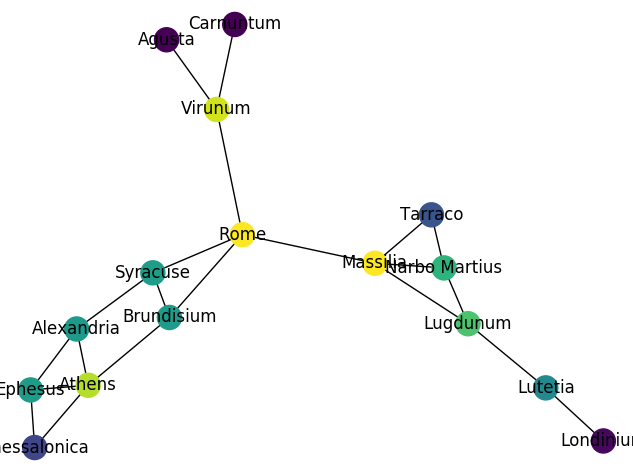

The Python source for this figure:
"""
PageRank algorithm

https://en.wikipedia.org/wiki/PageRank
"""

import numpy as np
import pandas as pd
import networkx as nx
import matplotlib.pyplot as plt


pairs1 = pd.read_csv('cities.csv', names=['city1', 'city2'])
pairs2 = pd.read_csv('cities.csv', names=['city2', 'city1'])
pairs = pd.concat([pairs1, pairs2])

# create adjacency matrix
adjacency = pd.crosstab(pairs['city1'], pairs['city2'])
print(adjacency.values)

# run PageRank algorithm with NetworkX library
g = nx.from_pandas_adjacency(adjacency)

rank = nx.pagerank(g, alpha=0.85)

connections = adjacency.sum(axis=1)
rank = pd.Series(rank)

df = pd.DataFrame({'connections': connections, 'rank': rank})
df = df.sort_values(by='rank', ascending=False)
print(df.head(10))


# color by rank
plt.figure()
colors = [df.loc[city]['rank'] for city in g.nodes()]
nx.draw(g, node_color=colors, labels=dict(zip(g.nodes(), g.nodes())))

plt.show()
